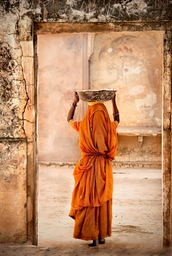
#> input picture Q1 Dataset/lady.PNG, 172 x 256 px, shrunk from 323 x 480 before the run, found by its file name
$ jupyter execute Q1.ipynb
#> lines starting #> are read from the running program, lines starting #| are printed output that depends on the picture; after the words box and inside, x2 and y2 are one past the last pixel; in counts of white or black regions, pixels touching at a corner belong together
## Using built-in_Kmean

[cell 1]
import cv2
import numpy as np
from sklearn.cluster import KMeans

original_image = cv2.imread('Q1 Dataset\lady.png')
#> original_image is the input picture: shape (256, 172, 3); mean B, G, R 102.9, 138.3, 187
aux_image = cv2.imread('Q1 Dataset\lady stroke 1.png')
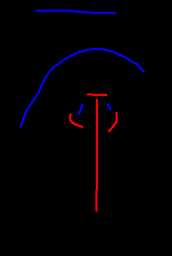
#> input picture Q1 Dataset/lady stroke 1.png, 172 x 256 px, shrunk from 323 x 480 before the run, found by its file name
#> aux_image is the input picture: shape (256, 172, 3); mean B, G, R 3.4, 0, 2.3

# Convert auxiliary image to HSV color space for more reliable color detection
aux_hsv = cv2.cvtColor(aux_image, cv2.COLOR_BGR2HSV)
#> aux_hsv: shape (256, 172, 3); mean H, S, V 4.1, 14.8, 5.6

# Adaptive thresholding for red and blue colors
red_lower = np.array([0, 100, 50])
red_upper = np.array([10, 255, 255])
blue_lower = np.array([100, 100, 50])
blue_upper = np.array([130, 255, 255])

# Create masks for red and blue
foreground_mask = cv2.inRange(aux_hsv, red_lower, red_upper)
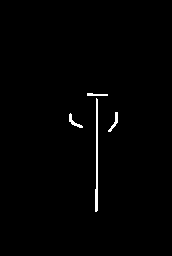
#> foreground_mask: shape (256, 172); 0.97% white in thin lines or dots, all inside (x1, y1, x2, y2) = (69, 93, 118, 212)
background_mask = cv2.inRange(aux_hsv, blue_lower, blue_upper)
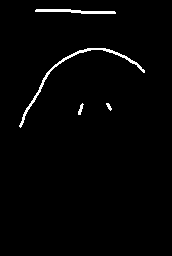
#> background_mask: shape (256, 172); 1.7% white in thin lines or dots, all inside (x1, y1, x2, y2) = (19, 9, 145, 128)

# Morphological operations for mask refinement
kernel = np.ones((5, 5), np.uint8)
foreground_mask = cv2.morphologyEx(foreground_mask, cv2.MORPH_CLOSE, kernel)
background_mask = cv2.morphologyEx(background_mask, cv2.MORPH_CLOSE, kernel)

# Use masks to extract seed pixels from the original image
foreground_pixels = original_image[foreground_mask == 255]
#> foreground_pixels = 430 rows, first 8: [91, 125, 180], [73, 100, 147], [77, 109, 162], [87, 121, 172], [91, 124, 173], [83, 111, 156], [29, 56, 102], [69, 93, 134]
background_pixels = original_image[background_mask == 255]
#> background_pixels = 755 rows, first 8: [138, 155, 177], [154, 169, 190], [174, 189, 200], [171, 186, 203], [129, 145, 167], [30, 42, 56], [32, 45, 61], [34, 50, 75]

# Check if any seeds are detected
if foreground_pixels.size == 0 or background_pixels.size == 0:
    raise ValueError("No seeds detected. Please check the color thresholds and auxiliary image.")

# K-Means clustering on the foreground and background seed pixels
kmeans_fg = KMeans(n_clusters=8, random_state=42).fit(foreground_pixels)
kmeans_bg = KMeans(n_clusters=8, random_state=42).fit(background_pixels)

def compute_likelihood(pixel, kmeans):
    return np.min(np.linalg.norm(pixel - kmeans.cluster_centers_, axis=1))

height, width, _ = original_image.shape
#> height = 256; width = 172
segmentation_mask = np.zeros((height, width), dtype=np.uint8)

for i in range(height):
    for j in range(width):
        likelihood_fg = compute_likelihood(original_image[i, j], kmeans_fg)
        likelihood_bg = compute_likelihood(original_image[i, j], kmeans_bg)
        segmentation_mask[i, j] = 255 if likelihood_fg < likelihood_bg else 0
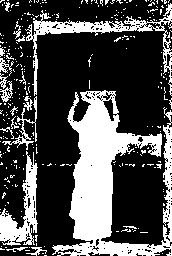
#> segmentation_mask: shape (256, 172); 30% white; 290 white regions (271 under 20 px), largest, box (x1, y1, x2, y2) and area: (52, 90, 172, 256) 8115, (25, 3, 172, 96) 1814, (0, 151, 38, 246) 1406

# Refine segmentation mask
segmentation_mask = cv2.morphologyEx(segmentation_mask, cv2.MORPH_CLOSE, kernel)
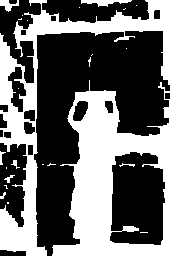
#> segmentation_mask: shape (256, 172); 41.1% white; 24 white regions (16 under 20 px), largest, box (x1, y1, x2, y2) and area: (0, 0, 172, 256) 17602, (81, 0, 132, 7) 188, (0, 0, 19, 12) 116

# Apply segmentation mask to original image
foreground_color = cv2.bitwise_and(original_image, original_image, mask=segmentation_mask)
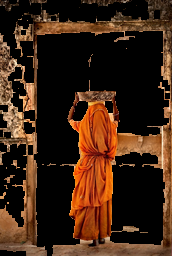
#> foreground_color: shape (256, 172, 3); mean B, G, R 19.5, 36, 61.8

background_black = np.zeros_like(original_image)

# Use the segmentation mask to isolate the background in the black image
# No need to invert the mask since we're directly using the foreground mask
background = cv2.bitwise_and(background_black, background_black, mask=cv2.bitwise_not(segmentation_mask))
#> background: shape (256, 172, 3); every value is 0

# Combine the color foreground with the black background
combined_image = cv2.add(foreground_color, background)

# Save the colored foreground with black background image
output_colored_path = 'Lady-segmentation.png'
cv2.imwrite(output_colored_path, combined_image)

print(f"Segmentation with colored foreground and black background saved to {output_colored_path}")

## With Custom Kmean

[cell 2]
import cv2
import numpy as np

def kmeans(data, k, n_iterations=100):
    np.random.seed(42)
    indices = np.random.choice(len(data), k, replace=False)
    centers = data[indices]

    for _ in range(n_iterations):
        distances = np.sqrt(((data - centers[:, np.newaxis])**2).sum(axis=2))
        closest_cluster = np.argmin(distances, axis=0)
        new_centers = np.array([data[closest_cluster == j].mean(axis=0) for j in range(k)])

        if np.all(centers == new_centers):
            break
        centers = new_centers

    return centers

def compute_likelihood(pixel, centers):
    return np.min(np.linalg.norm(pixel - centers, axis=1))

def generate_masks_from_strokes(stroke_image_paths):
    aggregated_foreground_mask = None
    aggregated_background_mask = None

    for path in stroke_image_paths:
        aux_image = cv2.imread(path)
        aux_hsv = cv2.cvtColor(aux_image, cv2.COLOR_BGR2HSV)

        foreground_mask = cv2.inRange(aux_hsv, red_lower, red_upper)
        background_mask = cv2.inRange(aux_hsv, blue_lower, blue_upper)

        kernel = np.ones((5, 5), np.uint8)
        foreground_mask = cv2.morphologyEx(foreground_mask, cv2.MORPH_CLOSE, kernel)
        background_mask = cv2.morphologyEx(background_mask, cv2.MORPH_CLOSE, kernel)

        if aggregated_foreground_mask is None:
            aggregated_foreground_mask = foreground_mask
        else:
            aggregated_foreground_mask = cv2.bitwise_or(aggregated_foreground_mask, foreground_mask)

        if aggregated_background_mask is None:
            aggregated_background_mask = background_mask
        else:
            aggregated_background_mask = cv2.bitwise_or(aggregated_background_mask, background_mask)
#> pass 2 of the loop in generate_masks_from_strokes, `for path in stroke_image_paths:`:
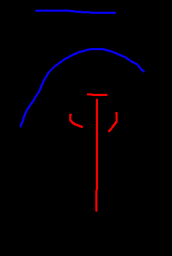
#> input picture Q1 Dataset/lady stroke 2.png, 172 x 256 px, shrunk from 323 x 480 before the run
#> in generate_masks_from_strokes, aux_image is the input picture: shape (256, 172, 3); mean B, G, R 3.1, 0, 2.3
#> in generate_masks_from_strokes, `background_mask = cv2.inRange(aux_hsv, blue_lower, blue_upper)`:
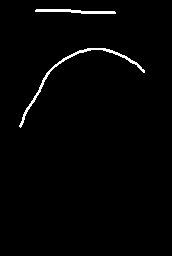
#> background_mask: shape (256, 172); 1.6% white in thin lines or dots, all inside (x1, y1, x2, y2) = (19, 9, 145, 128)

    return aggregated_foreground_mask, aggregated_background_mask

original_image = cv2.imread('Q1 Dataset/lady.png')

# List of paths to your stroke images
stroke_image_paths = ['Q1 Dataset/lady stroke 1.png', 'Q1 Dataset/lady stroke 2.png']  # Add your paths here

red_lower = np.array([0, 100, 50])
red_upper = np.array([10, 255, 255])
blue_lower = np.array([100, 100, 50])
blue_upper = np.array([130, 255, 255])

foreground_mask, background_mask = generate_masks_from_strokes(stroke_image_paths)

foreground_pixels = original_image[foreground_mask == 255]
background_pixels = original_image[background_mask == 255]

if foreground_pixels.size == 0 or background_pixels.size == 0:
    raise ValueError("No seeds detected. Please check the color thresholds and auxiliary image.")

centers_fg = kmeans(foreground_pixels.reshape(-1, 3), 3)
#> in kmeans, `indices = np.random.choice(len(data), k, replace=False)`: indices = [422, 75, 177]
#> in kmeans, `centers = data[indices]`: centers = [[3, 2, 76], [40, 102, 203], [35, 89, 195]]
#> centers_fg = [[11.43, 21.47, 86.6], [32.97, 68.31, 151.8], [28.96, 95.73, 208.8]]
centers_bg = kmeans(background_pixels.reshape(-1, 3), 3)
#> centers_bg = [[156.3, 189.5, 230.8], [106, 137.8, 178.1], [47.61, 66.97, 89.87]]

height, width, _ = original_image.shape
segmentation_mask = np.zeros((height, width), dtype=np.uint8)

for i in range(height):
    for j in range(width):
        likelihood_fg = compute_likelihood(original_image[i, j], centers_fg)
        likelihood_bg = compute_likelihood(original_image[i, j], centers_bg)
        segmentation_mask[i, j] = 255 if likelihood_fg < likelihood_bg else 0
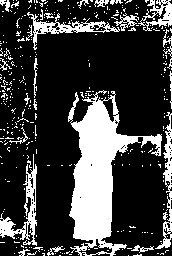
#> segmentation_mask: shape (256, 172); 24.3% white; 349 white regions (324 under 20 px), largest, box (x1, y1, x2, y2) and area: (68, 90, 162, 256) 6041, (0, 154, 37, 246) 883, (27, 12, 120, 50) 729

kernel = np.ones((5, 5), np.uint8)
#> kernel = [[1, 1, 1, 1, 1], [1, 1, 1, 1, 1], [1, 1, 1, 1, 1], [1, 1, 1, 1, 1], [1, 1, 1, 1, 1]]
segmentation_mask = cv2.morphologyEx(segmentation_mask, cv2.MORPH_CLOSE, kernel)
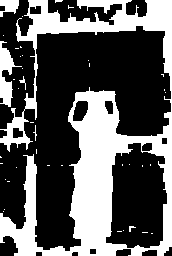
#> segmentation_mask: shape (256, 172); 35.7% white; 41 white regions (35 under 20 px), largest, box (x1, y1, x2, y2) and area: (0, 0, 172, 256) 14725, (0, 41, 22, 107) 598, (0, 0, 19, 17) 209, (19, 76, 26, 90) 28, (33, 125, 37, 141) 20, (129, 226, 136, 232) 20

foreground_color = cv2.bitwise_and(original_image, original_image, mask=segmentation_mask)
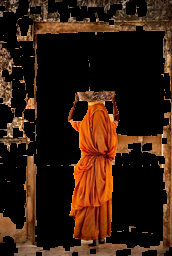
#> foreground_color: shape (256, 172, 3); mean B, G, R 14.2, 28.2, 50.9
background_black = np.zeros_like(original_image)
background = cv2.bitwise_and(background_black, background_black, mask=cv2.bitwise_not(segmentation_mask))
combined_image = cv2.add(foreground_color, background)

output_colored_path = 'Lady-segmentation.png'
cv2.imwrite(output_colored_path, combined_image)

print(f"Segmentation with colored foreground and black background saved to {output_colored_path}")
